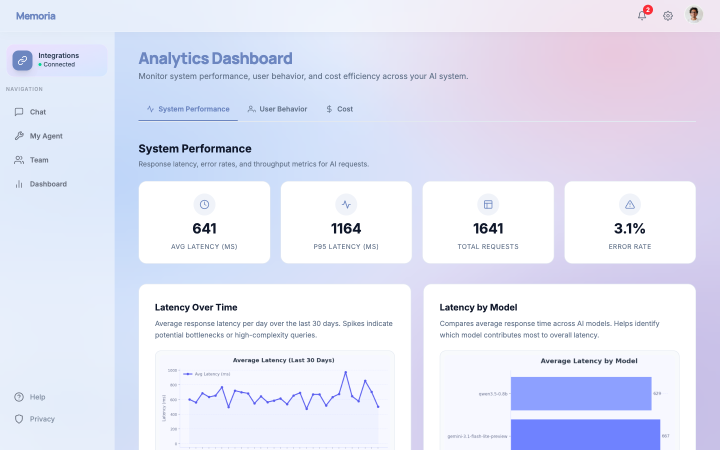
#> input picture docs/screenshots/analytics/01_performance_tab.png, 1440 x 900 px (shown at 1/2 size); its folder holds 3 pictures in this run
$ python render_analytics_pdf.py
#> lines starting #> are read from the running program, lines starting #| are printed output that depends on the picture
"""Render the INFO490 Analytics Dashboard submission PDF (~1.5 pages)."""

import argparse
import os
import textwrap

import matplotlib
matplotlib.use("Agg")
import matplotlib.image as mpimg
import matplotlib.pyplot as plt
from matplotlib.backends.backend_pdf import PdfPages


REPO_ROOT = os.path.abspath(os.path.join(os.path.dirname(__file__), ".."))
SCREENSHOT_DIR = os.path.join(REPO_ROOT, "docs", "screenshots", "analytics")
DEFAULT_OUT = os.path.join(
    REPO_ROOT, "docs", "08_ai_architecture", "A10_ANALYTICS_DASHBOARD.pdf"
)


PAGE_W_IN = 8.5
PAGE_H_IN = 11.0
PAGE2_H_IN = 5.6


QUESTIONS = {
    "System Performance": [
        "A1. How does end-to-end latency vary across requests over a 30-day window?",
        "A2. Which model contributes most to overall response time?",
        "A3. What fraction of requests fail or fall back, and how does that pattern correlate with traffic spikes?",
    ],
    "User Behavior": [
        "B1. How is the user's memory store distributed across semantic, episodic, and procedural types?",
        "B2. How active is each user across days, weeks, and months?",
        "B3. What is the strength distribution of stored memories, and what fraction is below 50?",
    ],
    "Cost": [
        "C1. What is the average cost per request, and how does it move day over day?",
        "C2. Which model accounts for the largest share of spend, and is that proportional to value?",
        "C3. What is the prompt-vs-completion token split, and how does that ratio behave over time?",
        "C4. What is the projected monthly burn at the current trajectory?",
    ],
}


WIDGET_ROWS = [
    ("A1", "Latency Over Time + Avg/P95/Total/Error KPI cards", "Line chart + 4 KPI cards"),
    ("A2", "Latency by Model", "Bar chart"),
    ("A3", "Request Status Distribution + Breakdown table", "Pie chart + table"),
    ("B1", "Memory Type Distribution + Semantic/Episodic/Procedural KPIs", "Pie chart + 3 KPI cards"),
    ("B2", "Conversation Activity + Sessions/Messages KPIs + grouped table", "Line chart + KPIs + table"),
    ("B3", "Memory Strength Distribution + Avg Strength KPI", "Bar chart + KPI card"),
    ("C1", "Daily Cost Trend + Avg Cost/Request KPI", "Area chart + KPI card"),
    ("C2", "Cost by Model + breakdown table", "Bar chart + table"),
    ("C3", "Token Usage Breakdown + Prompt/Completion KPI", "Stacked bar + KPI"),
    ("C4", "Total Cost + Total Tokens KPIs + 30-day trend", "KPI cards + line"),
]


STAT_TEXT = (
    "Central tendency and dispersion. Latency cards report mean and p95 together because "
    "mean alone hides the long tail; both are computed inside _get_performance_metrics by "
    "sorting the latency series and indexing the 50th and 95th percentile elements.\n\n"
    "Distributions over categorical and numeric axes. Memory Type and Request Status pies "
    "are categorical histograms; the Memory Strength bar bins a numeric variable into 25-point "
    "ranges. Together they make imbalance visible at a glance.\n\n"
    "Trends over time and group comparisons. Latency Over Time, Conversation Activity, and "
    "Daily Cost Trend bucket events by day across a 30-day window. Group comparisons in "
    "Latency-by-Model, Cost-by-Model, and Token Usage Breakdown answer 'which group is the "
    "outlier' without forcing a tab switch."
)


SUBMISSION_META = [
    ("Live URL", "https://mira-ydqq.onrender.com/chat/analytics/"),
    ("Local URL", "http://127.0.0.1:8000/chat/analytics/"),
    ("Test login", "username: mohitg2  |  password: uiuc12345"),
    ("Re-seed (local)", "python manage.py seed_analytics --user mohitg2 --days 90"),
    ("Sample JSON", "docs/07_api_demos/analytics_api_sample.json"),
    ("Screenshots", "docs/screenshots/analytics/{01,02,03}_*.png"),
    ("Source design doc", "docs/08_ai_architecture/A10_ANALYTICS_DASHBOARD.md"),
]


def _draw_page1(pdf):
    fig = plt.figure(figsize=(PAGE_W_IN, PAGE_H_IN))
    fig.subplots_adjust(left=0.05, right=0.95, top=0.96, bottom=0.04)
    ax = fig.add_axes((0.0, 0.0, 1.0, 1.0))
    ax.set_xlim(0, 1)
    ax.set_ylim(0, 1)
    ax.axis("off")

    y = 0.97
    ax.text(0.05, y, "INFO490 Analytics Dashboard", fontsize=18, fontweight="bold",
            ha="left", va="top")
    y -= 0.03
    ax.text(0.05, y, "Memoria  |  https://mira-ydqq.onrender.com/chat/analytics/  |  test login: mohitg2 / uiuc12345",
            fontsize=8.5, color="#444", ha="left", va="top")
    y -= 0.025
    ax.text(0.05, y, "Snapshot 2026-04-17. 1,641 requests, 70 memory bullets, $0.5967 spend across 90 days.",
            fontsize=8, color="#666", style="italic", ha="left", va="top")
    y -= 0.03

    ax.text(0.05, y, "Part 1.1 — Analytics questions (10 across 3 categories)",
            fontsize=11, fontweight="bold", ha="left", va="top")
    y -= 0.020
    col_x = [0.05, 0.36, 0.67]
    col_top = y
    line_height = 0.013
    block_gap = 0.010
    wrap_width = 42
    cy_after = col_top
    for i, (cat, qs) in enumerate(QUESTIONS.items()):
        x = col_x[i]
        ax.text(x, col_top, cat, fontsize=9.5, fontweight="bold",
                color="#1f4e79", ha="left", va="top")
        cy = col_top - 0.020
        for q in qs:
            for line in textwrap.wrap(q, width=wrap_width):
                ax.text(x, cy, line, fontsize=7.3, ha="left", va="top")
                cy -= line_height
            cy -= block_gap
        cy_after = min(cy_after, cy)
    y = cy_after - 0.005

    ax.text(0.05, y, "Part 1.2 — Widget design plan (question to widget)",
            fontsize=11, fontweight="bold", ha="left", va="top")
    y -= 0.02
    header = ["Q", "Widget", "Type"]
    col_left = [0.05, 0.10, 0.65]
    ax.text(col_left[0], y, header[0], fontsize=8.5, fontweight="bold", va="top")
    ax.text(col_left[1], y, header[1], fontsize=8.5, fontweight="bold", va="top")
    ax.text(col_left[2], y, header[2], fontsize=8.5, fontweight="bold", va="top")
    y -= 0.014
    ax.plot([0.05, 0.95], [y, y], color="#bbb", lw=0.5)
    y -= 0.012
    for q, widget, wtype in WIDGET_ROWS:
        ax.text(col_left[0], y, q, fontsize=7.5, va="top", color="#1f4e79", fontweight="bold")
        ax.text(col_left[1], y, widget, fontsize=7.5, va="top")
        ax.text(col_left[2], y, wtype, fontsize=7.5, va="top", color="#444")
        y -= 0.022

    y -= 0.012
    ax.text(0.05, y, "Part 1.3 — Statistical thinking",
            fontsize=11, fontweight="bold", ha="left", va="top")
    y -= 0.022
    stat_paras = STAT_TEXT.split("\n\n")
    for para in stat_paras:
        for line in textwrap.wrap(para, width=120):
            ax.text(0.05, y, line, fontsize=7.6, ha="left", va="top")
            y -= 0.013
        y -= 0.006

    footer = (
        "Part 2 coverage: 26 widgets across 3 categories (8 Performance, 10 User Behavior, 8 Cost). "
        "7 chart types: KPI, line, bar, stacked bar, area, pie, table. Source: "
        "app/chat/analytics_service.py + app/chat/chart_service.py."
    )
    fy = 0.030
    for line in textwrap.wrap(footer, width=130):
        ax.text(0.05, fy, line, fontsize=7.0, ha="left", va="bottom", color="#444")
        fy -= 0.012

    pdf.savefig(fig)
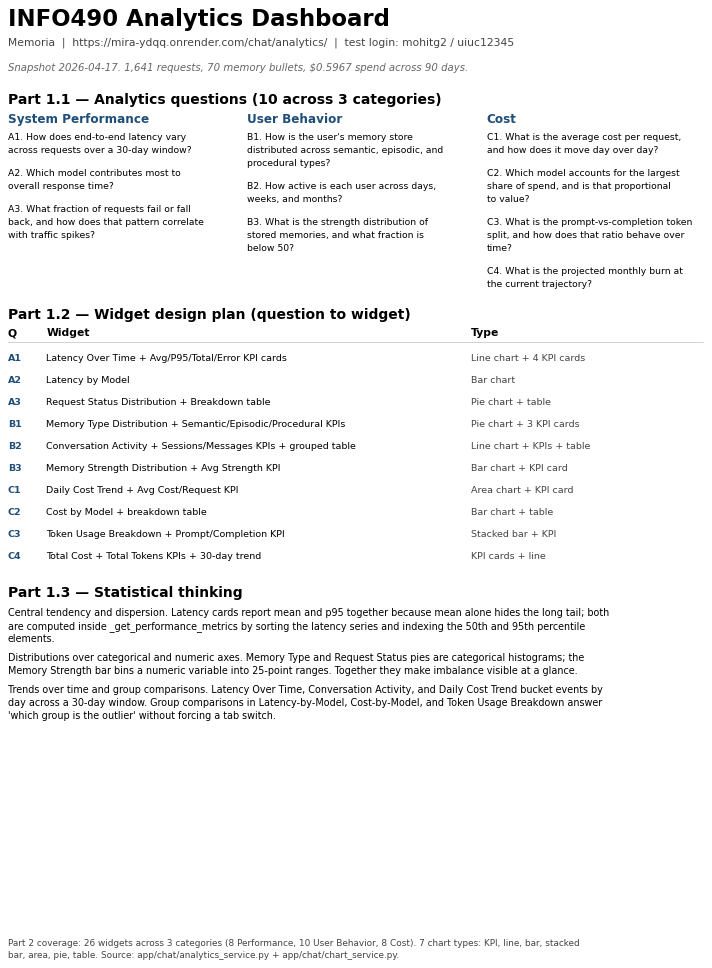
#> figure drawn by matplotlib, 1 panel
    plt.close(fig)


def _draw_page2(pdf):
    fig = plt.figure(figsize=(PAGE_W_IN, PAGE2_H_IN))

    header_ax = fig.add_axes((0.0, 0.0, 1.0, 1.0))
    header_ax.set_xlim(0, 1)
    header_ax.set_ylim(0, 1)
    header_ax.axis("off")

    header_ax.text(0.05, 0.95, "Part 2.4 — Dashboard screenshots (mohitg2, 2026-04-17)",
                   fontsize=11, fontweight="bold", ha="left", va="top")
    header_ax.text(0.05, 0.91,
                   "Three tabs of the live dashboard at /chat/analytics/, captured at 1440x900 via Playwright.",
                   fontsize=8, color="#555", ha="left", va="top", style="italic")

    shots = [
        ("01_performance_tab.png", "System Performance"),
        ("02_behavior_tab.png", "User Behavior"),
        ("03_cost_tab.png", "Cost"),
    ]
    img_axes_left = [0.05, 0.37, 0.69]
    img_w = 0.28
    for left, (fname, label) in zip(img_axes_left, shots):
        path = os.path.join(SCREENSHOT_DIR, fname)
        if not os.path.exists(path):
            continue
        sub = fig.add_axes((left, 0.50, img_w, 0.36))
        sub.imshow(mpimg.imread(path))
        sub.set_xticks([])
        sub.set_yticks([])
        for spine in sub.spines.values():
            spine.set_color("#bbb")
            spine.set_linewidth(0.5)
        fig.text(left + img_w / 2, 0.475, label, fontsize=8.5,
                 ha="center", va="top", fontweight="bold")
        fig.text(left + img_w / 2, 0.452, f"docs/screenshots/analytics/{fname}",
                 fontsize=6.5, ha="center", va="top", color="#666")

    header_ax.text(0.05, 0.40, "Submission metadata", fontsize=11, fontweight="bold",
                   ha="left", va="top")
    my = 0.355
    for label, value in SUBMISSION_META:
        header_ax.text(0.05, my, label, fontsize=8, fontweight="bold", ha="left", va="top")
        header_ax.text(0.22, my, value, fontsize=8, ha="left", va="top",
                       family="monospace", color="#1f4e79")
        my -= 0.044

    pdf.savefig(fig)
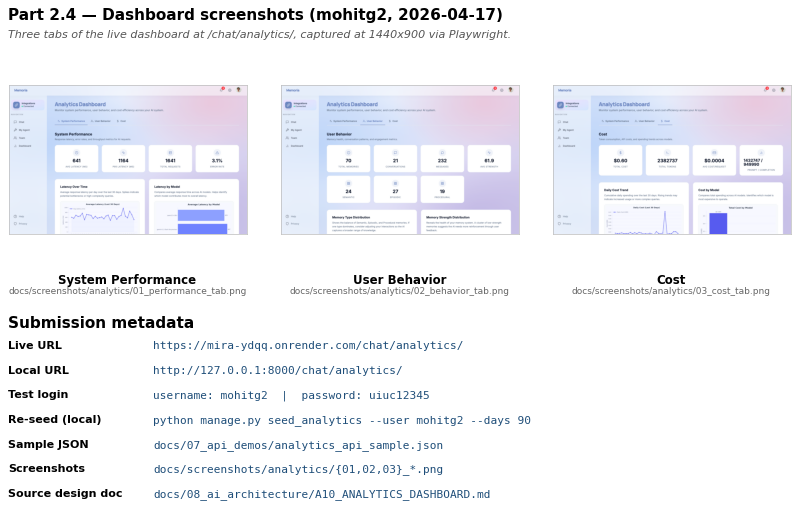
#> figure drawn by matplotlib, 3 panels
    plt.close(fig)


def main():
    parser = argparse.ArgumentParser()
    parser.add_argument("--out", default=DEFAULT_OUT, help="Output PDF path")
    args = parser.parse_args()

    out_dir = os.path.dirname(args.out)
    os.makedirs(out_dir, exist_ok=True)

    with PdfPages(args.out) as pdf:
        _draw_page1(pdf)
        _draw_page2(pdf)

    size_kb = os.path.getsize(args.out) / 1024
    print(f"Wrote {args.out} ({size_kb:.1f} KB, 2 pages, page 2 half-utilized)")


if __name__ == "__main__":
    main()
